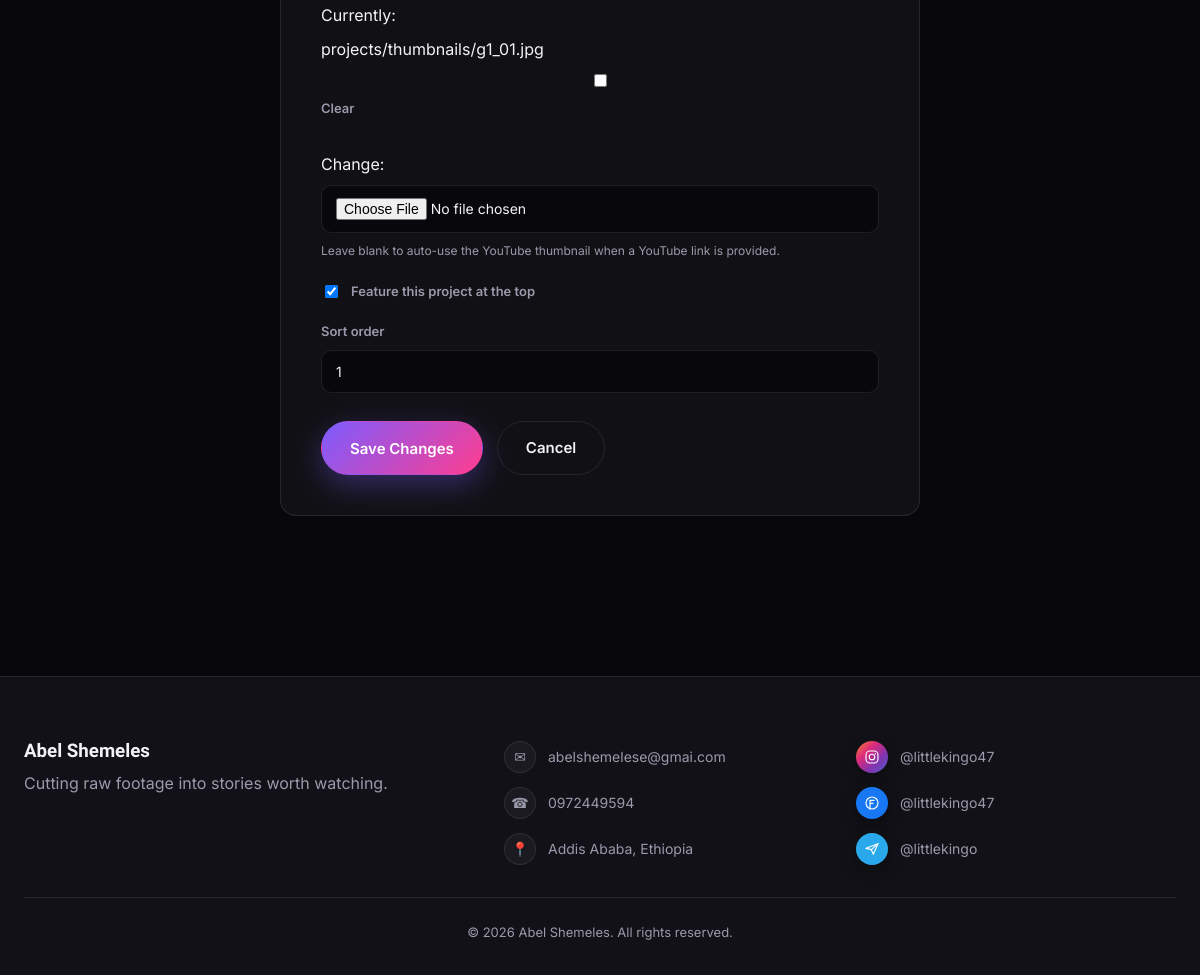
The app's page /projects/2/edit/ (signed in, lower part), older data.
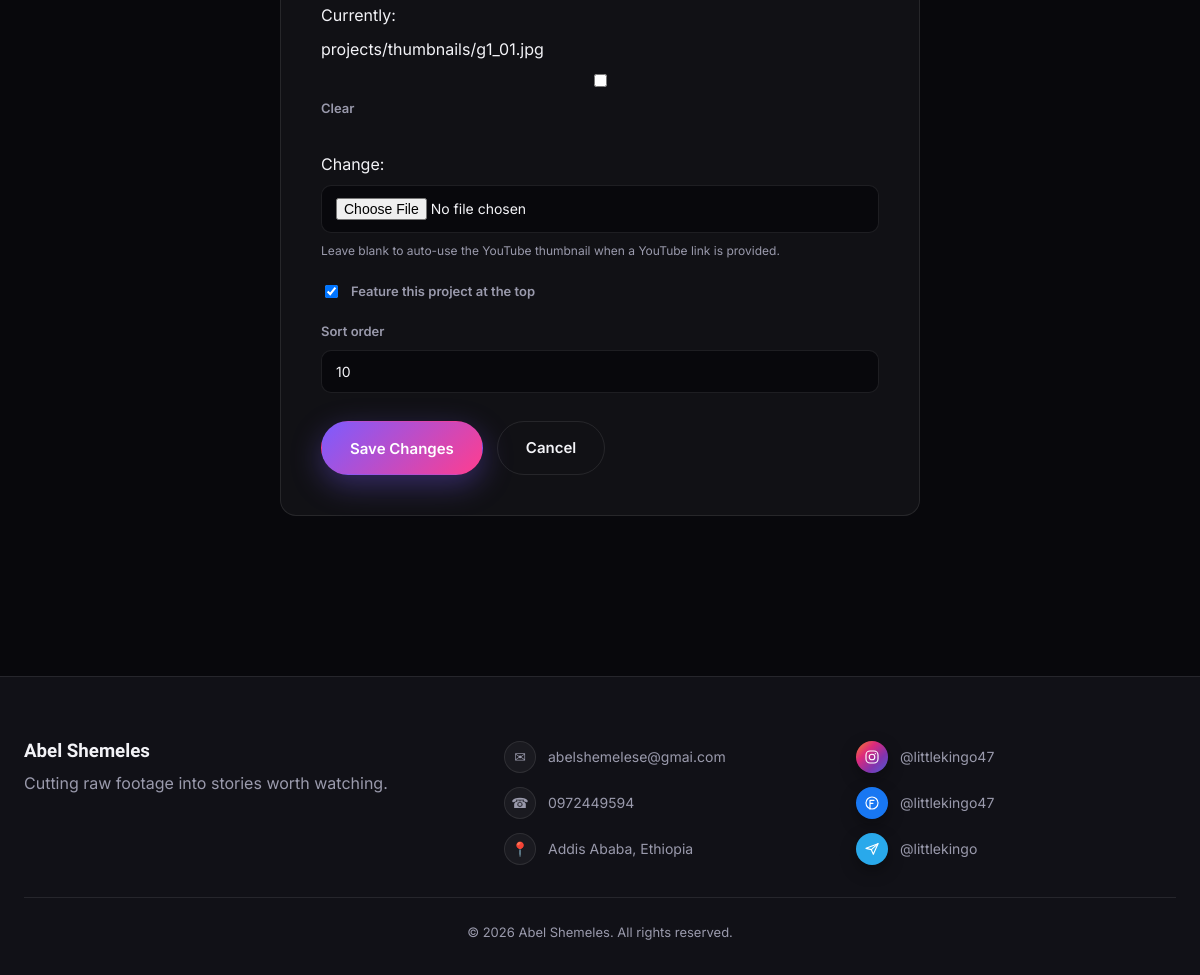
The same page, newer data.
### portfolio/models.py (models this page shows, shortened)
class Project(models.Model):
    title = models.CharField(max_length=200)
    category = models.CharField(
        max_length=60,
        default='Video Editing',
        help_text='The small label under the title, e.g. "Video Editing" or "Podcast video".',
    )
    client = models.CharField(max_length=200, blank=True)
    description = models.TextField(blank=True)
    video_file = models.FileField(
        upload_to='projects/videos/',
        blank=True,
        null=True,
        validators=[FileExtensionValidator(VIDEO_EXTENSIONS)],
        help_text='Upload an MP4/MOV/WEBM file directly.',
    )
    video_url = models.URLField(
        blank=True,
        help_text='Paste a YouTube (unlisted works great) or Vimeo link instead of uploading a file.',
    )
    thumbnail = models.ImageField(
        upload_to='projects/thumbnails/',
        blank=True,
        null=True,
        validators=[FileExtensionValidator(IMAGE_EXTENSIONS)],
        help_text='Optional — a YouTube link will auto-generate one if left blank.',
    )
    is_featured = models.BooleanField(default=False)
    order = models.PositiveIntegerField(default=0, help_text='Lower numbers appear first.')
    created_at = models.DateTimeField(auto_now_add=True)
    updated_at = models.DateTimeField(auto_now=True)
    class Meta:
        ordering = ['-is_featured', 'order', '-created_at']

### portfolio/views.py (the view)
# urls.py: path('projects/<int:pk>/edit/', views.edit_project, name='edit_project'),
@owner_required
def edit_project(request, pk):
    project = get_object_or_404(Project, pk=pk)
    if request.method == 'POST':
        form = ProjectForm(request.POST, request.FILES, instance=project)
        if form.is_valid():
            form.save()
            messages.success(request, f'"{project.title}" was updated.')
            return redirect('portfolio:project_detail', pk=project.pk)
    else:
        form = ProjectForm(instance=project)
    return render(request, 'portfolio/project_form.html', {
        'form': form, 'mode': 'edit', 'project': project,
    })

### portfolio/forms.py (shortened to what this page needs)
class ProjectForm(StyledFormMixin, forms.ModelForm):
    class Meta:
        model = Project
        fields = [
            'title', 'category', 'client', 'description',
            'video_file', 'video_url', 'thumbnail', 'is_featured', 'order',
        ]
        widgets = {
            'description': forms.Textarea(attrs={'rows': 4, 'placeholder': 'What was this project about?'}),
            'title': forms.TextInput(attrs={'placeholder': 'e.g. Sunset Wedding Highlight Reel'}),
            'category': forms.TextInput(attrs={'placeholder': 'e.g. Video Editing'}),
            'client': forms.TextInput(attrs={'placeholder': 'e.g. MTS Multimedia (optional)'}),
            'video_url': forms.URLInput(attrs={'placeholder': 'https://youtu.be/... (unlisted works great)'}),
        }
    def __init__(self, *args, **kwargs):
        super().__init__(*args, **kwargs)
        self.fields['video_url'].validators = [URLValidator(schemes=['http', 'https'])]
        self._style_fields()

### portfolio/context_processors.py (called while the page is built)
def site_profile(request):
    return {'profile': SiteProfile.load()}

### portfolio/templates/portfolio/project_form.html (shortened to what this page needs)
{% extends 'portfolio/base.html' %}
{% block content %}
<section class="form-page">
  <div class="form-card">
    <form method="post" enctype="multipart/form-data" novalidate>
      <div class="form-row">
        {{ form.thumbnail }}
        <p class="field-hint">Leave blank to auto-use the YouTube thumbnail when a YouTube link is provided.</p>
      </div>
      <div class="form-row form-row-inline">
        {{ form.is_featured }}
        <label for="{{ form.is_featured.id_for_label }}">Feature this project at the top</label>
      </div>
      <div class="form-row">
        <label for="{{ form.order.id_for_label }}">Sort order</label>
        {{ form.order }}
      </div>
      <div class="form-actions">
        <button type="submit" class="btn btn-accent">{% if mode == 'edit' %}Save Changes{% else %}Publish Project{% endif %}</button>
        <a href="{% if mode == 'edit' %}{% url 'portfolio:project_detail' project.pk %}{% else %}{% url 'portfolio:home' %}{% endif %}" class="btn btn-ghost">Cancel</a>
      </div>
    </form>
  </div>
</section>
{% endblock %}

Row changes from the older to the newer data that the page shows:
changed Project: order "1" → "10"
